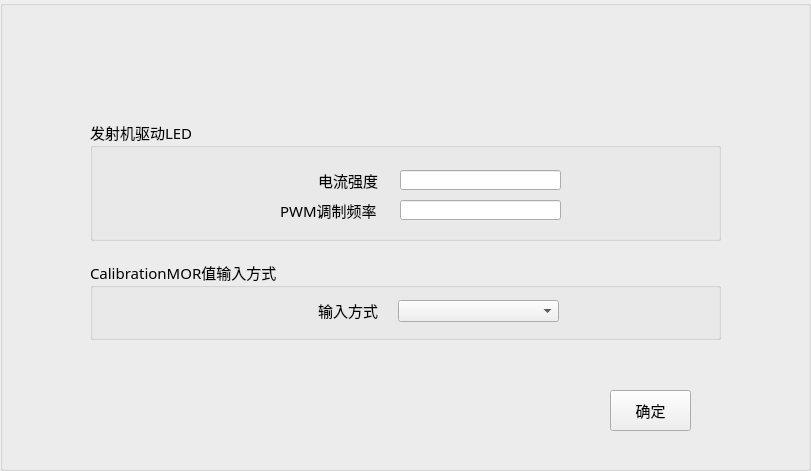
  <widget class="QGroupBox" name="groupBox_send_set">
   <property name="geometry">
    <rect>
     <x>40</x>
     <y>900</y>
     <width>811</width>
     <height>471</height>
    </rect>
   </property>
   <property name="font">
    <font>
     <pointsize>11</pointsize>
    </font>
   </property>
   <property name="title">
    <string/>
   </property>
   <widget class="QGroupBox" name="groupBox_20">
    <property name="geometry">
     <rect>
      <x>90</x>
      <y>120</y>
      <width>631</width>
      <height>121</height>
     </rect>
    </property>
    <property name="font">
     <font>
      <family>微软雅黑 Light</family>
      <pointsize>11</pointsize>
     </font>
    </property>
    <property name="title">
     <string>发射机驱动LED</string>
    </property>
    <widget class="QLabel" name="label_24">
     <property name="geometry">
      <rect>
       <x>228</x>
       <y>50</y>
       <width>60</width>
       <height>20</height>
      </rect>
     </property>
     <property name="text">
      <string>电流强度</string>
     </property>
    </widget>
    <widget class="QLabel" name="label_45">
     <property name="geometry">
      <rect>
       <x>190</x>
       <y>80</y>
       <width>98</width>
       <height>20</height>
      </rect>
     </property>
     <property name="text">
      <string>PWM调制频率</string>
     </property>
    </widget>
    <widget class="QLineEdit" name="lineEdit_electric_strength">
     <property name="geometry">
      <rect>
       <x>310</x>
       <y>50</y>
       <width>161</width>
       <height>20</height>
      </rect>
     </property>
    </widget>
    <widget class="QLineEdit" name="lineEdit_pwm_frequency">
     <property name="geometry">
      <rect>
       <x>310</x>
       <y>80</y>
       <width>161</width>
       <height>20</height>
      </rect>
     </property>
    </widget>
   </widget>
   <widget class="QGroupBox" name="groupBox_21">
    <property name="geometry">
     <rect>
      <x>90</x>
      <y>260</y>
      <width>631</width>
      <height>80</height>
     </rect>
    </property>
    <property name="font">
     <font>
      <family>微软雅黑 Light</family>
      <pointsize>11</pointsize>
     </font>
    </property>
    <property name="title">
     <string>CalibrationMOR值输入方式</string>
    </property>
    <widget class="QLabel" name="label_44">
     <property name="geometry">
      <rect>
       <x>228</x>
       <y>40</y>
       <width>60</width>
       <height>20</height>
      </rect>
     </property>
     <property name="text">
      <string>输入方式</string>
     </property>
    </widget>
    <widget class="QComboBox" name="comboBox_calibration_input_mor_stlye">
     <property name="geometry">
      <rect>
       <x>308</x>
       <y>40</y>
       <width>161</width>
       <height>22</height>
      </rect>
     </property>
     <property name="font">
      <font>
       <pointsize>12</pointsize>
       <weight>75</weight>
       <bold>true</bold>
      </font>
     </property>
    </widget>
   </widget>
   <widget class="QPushButton" name="pushButton_sender_confirm">
    <property name="geometry">
     <rect>
      <x>610</x>
      <y>390</y>
      <width>81</width>
      <height>41</height>
     </rect>
    </property>
    <property name="text">
     <string>确定</string>
    </property>
   </widget>
  </widget>
